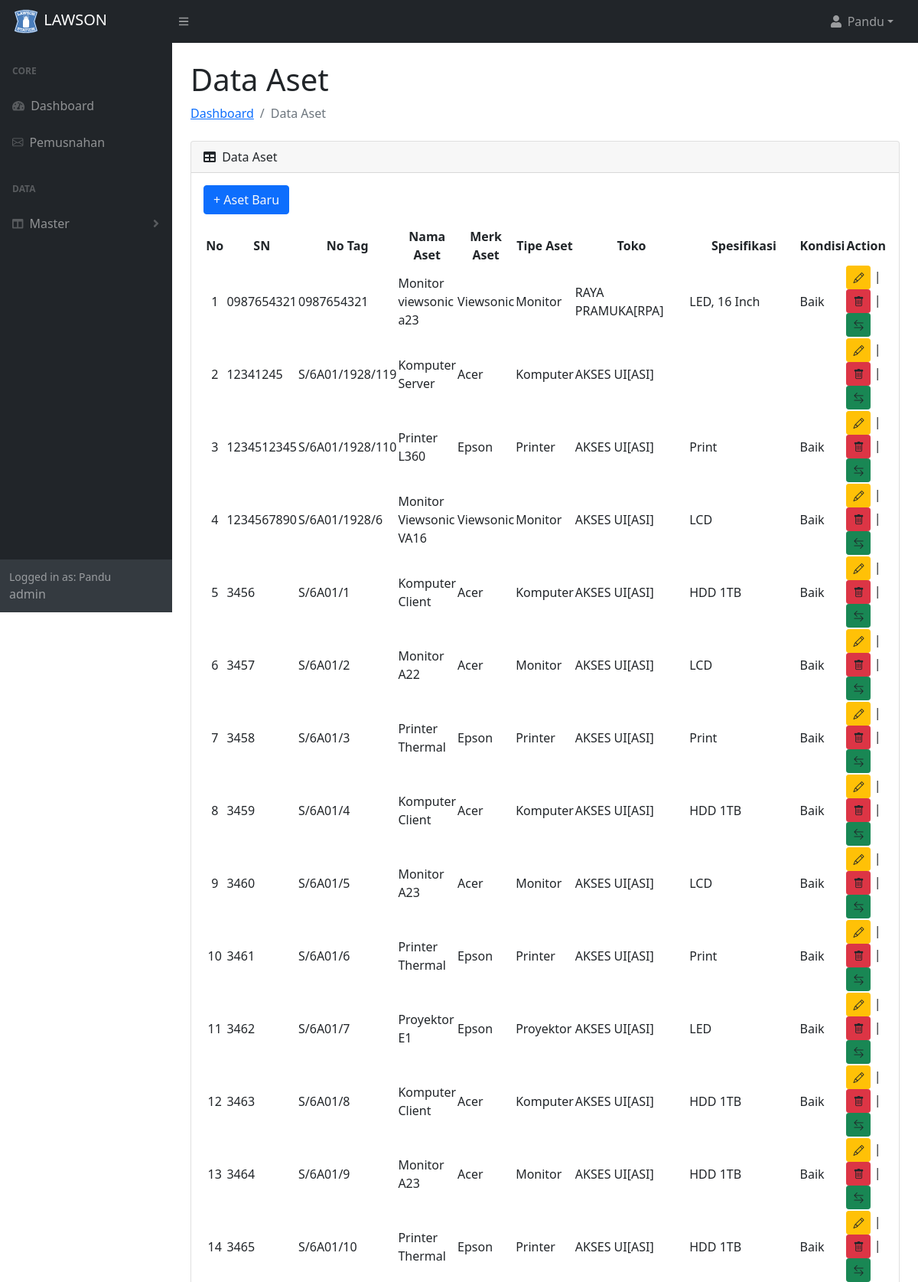
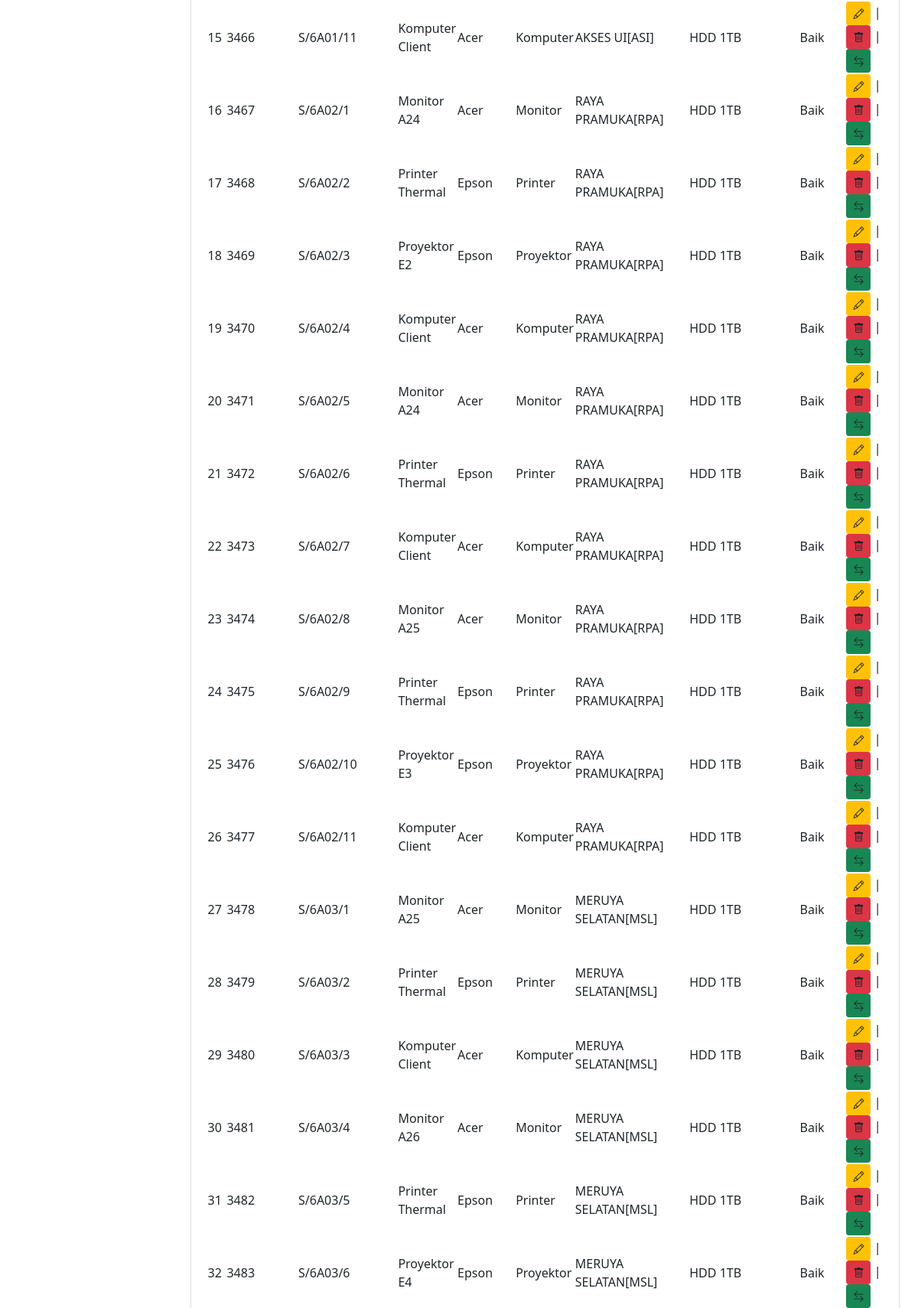
/aset.php (signed in, upper part), run on the app's committed database (2 pictures, top to bottom).
### tables this page shows
CREATE TABLE `karyawan` (
  `nip` varchar(10) NOT NULL,
  `nama_lengkap` char(100) NOT NULL,
  `jenis_kelamin` varchar(10) NOT NULL,
  `email` varchar(50) NOT NULL
);

CREATE TABLE `user` (
  `id_user` int(11) NOT NULL,
  `username` varchar(25) NOT NULL,
  `password` varchar(25) NOT NULL,
  `level` varchar(15) NOT NULL,
  `nip` varchar(10) NOT NULL
);

CREATE TABLE `aset` (
  `id_aset` int(11) NOT NULL,
  `serial_number` varchar(10) NOT NULL,
  `no_tag` varchar(15) NOT NULL,
  `nama_aset` char(50) NOT NULL,
  `id_tipe` int(3) NOT NULL,
  `merk_aset` char(25) NOT NULL,
  `spesifikasi` text NOT NULL,
  `kd_store` varchar(4) NOT NULL,
  `id_ruang` int(3) NOT NULL,
  `kondisi` char(15) NOT NULL,
  `harga` int(10) NOT NULL
);

CREATE TABLE `tipe` (
  `id_tipe` int(3) NOT NULL,
  `nama_tipe` varchar(50) NOT NULL
);

CREATE TABLE `store` (
  `KD_STORE` varchar(4) NOT NULL,
  `KD_REGION` char(3) NOT NULL,
  `KD_BRANCH` char(4) NOT NULL,
  `NAMA_STORE` varchar(50) NOT NULL,
  `ALIAS` char(4) NOT NULL,
  `ALAMAT1` varchar(50) NOT NULL,
  `ALAMAT2` varchar(50) NOT NULL,
  `ALAMAT3` varchar(20) NOT NULL,
  `KODE_POS` int(5) NOT NULL,
  `TELP` varchar(13) NOT NULL
);

### functions.php (called while the page is built, shortened)
<?php
$koneksi = mysqli_connect("localhost","root","","lawson");
function query($query){
    global $koneksi;
    $result = mysqli_query($koneksi, $query);
    $rows = [];
    while ($row = mysqli_fetch_assoc($result)){
        $rows[] = $row;
    }
    return $rows;
}
?>

### aset.php (the view, shortened to what this page needs)
<?php
$level = $_SESSION["level"];
$nip = $_SESSION["nip"];
require 'functions.php';
$aset = query("SELECT * from (aset inner join store on aset.kd_store = store.KD_STORE)
        inner join tipe on aset.id_tipe = tipe.id_tipe order by serial_number asc");
$karyawan = query("SELECT * from karyawan inner join user on karyawan.nip = user.nip where karyawan.nip = '$nip' ")[0];
?>
<!DOCTYPE html>
<html lang="en">
<head>
    <link rel="stylesheet" href="assets/css/bootstrap.min.css">
    <link rel="stylesheet" href="assets/css/hovergambar.css">
    <link rel="stylesheet" href="https://cdn.jsdelivr.net/npm/bootstrap-icons@1.5.0/font/bootstrap-icons.css">
    <link rel="stylesheet" href="https://ajax.googleapis.com/ajax/libs/jqueryui/1.12.1/themes/smoothness/jquery-ui.css">
    <link rel="stylesheet" href="assets/css/bootstrap.min.css">
    <link rel="stylesheet" href="assets/css/hovergambar.css">
    <link rel="stylesheet" href="https://cdn.jsdelivr.net/npm/bootstrap-icons@1.5.0/font/bootstrap-icons.css">
    <link href="https://cdn.jsdelivr.net/npm/simple-datatables@latest/dist/style.css" rel="stylesheet" />
    <link href="assets/css/styles.css" rel="stylesheet" />
</head>
<body class="sb-nav-fixed">
<?php
    include 'templates/navbar.php';
    include 'templates/sidebar.php';
?>
<div id="layoutSidenav_content">
    <main>
        <div class="container-fluid px-4">
        <h1 class="mt-4">Data Aset</h1>
            <ol class="breadcrumb mb-4">
                <li class="breadcrumb-item"><a href="index.php">Dashboard</a></li>
                <li class="breadcrumb-item active">Data Aset</li>
            </ol>
        <div class='card mb-4'>
            <div class='card-header'>
                <i class='fas fa-table me-1'></i>
                Data Aset
            </div>
            <div class='card-body'>
            <button class="btn btn-primary mb-3 d-print-none"> <a class="text-decoration-none text-light" href="tambah_aset.php"> + Aset Baru </a></button>
                <table id='datatablesSimple'>
                    <thead class="text-center align-middle">
                        <th class="text-center">No</th>
                        <th class="text-center">SN</th>
                        <th class="text-center">No Tag</th>
                        <th class="text-center">Nama Aset</th>
                        <th class="text-center">Merk Aset</th>
                        <th class="text-center"> Tipe Aset </th>
                        <th class="text-center">Toko</th>
                        <th class="text-center">Spesifikasi</th>
                        <th class="text-center">Kondisi</th>
                        <th class="text-center" class="d-print-none">Action</th>
                    </thead>
                    <tbody>
                    <?php $i = 1; ?>
                    <?php foreach($aset as $row):?>
                    <tr>
                        <td class="align-middle text-center"><?= $i ;?></td>
                        <td class="align-middle"><?= $row["serial_number"];?></td>
                        <td class="align-middle"><?= $row["no_tag"];?></td>
                        <td class="align-middle"><?= $row["nama_aset"];?></td>
                        <td class="align-middle"><?= $row["merk_aset"];?></td>
                        <td class="align-middle"><?= $row["nama_tipe"];?></td>
                        <td class="align-middle"><?= $row["NAMA_STORE"];?></td>
                        <td width="20%" class="align-middle"><?= $row["spesifikasi"];?></td>
                        <td class="align-middle"><?= $row["kondisi"];?></td>
                        <td width="150px" class="align-middle d-print-none">
                            <button class="btn btn-sm btn-warning"><a class="text-decoration-none text-dark" href="edit_aset.php?id_aset=<?= $row["id_aset"];?>"><i class="bi-pencil"></i> </a></button> |
                            <button class="btn btn-sm btn-danger"><a class="text-decoration-none text-dark" href="hapus_aset.php?id_aset=<?= $row["id_aset"];?>" onclick="return confirm('Yakin Hapus?')"><i class="bi-trash"></i> </a></button> |
                            <button class="btn btn-sm btn-success"><a class="text-decoration-none text-dark" href="mutasi_aset.php?id_aset=<?= $row["id_aset"];?>&serial_number=<?= $row["serial_number"];?>&no_tag=<?= $row["no_tag"];?> "><i class="bi bi-arrow-left-right"></i> </a></button>
                        </td>
                    </tr>
                    <?php $i++ ;?>
                    <?php endforeach;?>
                    </tbody>
                </table>
            </div>
        </div>
    </main>
</div>
</body>
</html>

### templates/navbar.php (shortened to what this page needs)
<nav class="sb-topnav navbar navbar-expand navbar-dark bg-dark d-print-none">
            <a class="navbar-brand ps-3" href="index.php"><img src="assets/gambar/logo.svg" alt="" width="36px"> LAWSON</a>
            <button class="btn btn-link btn-sm order-1 order-lg-0 me-4 me-lg-0" id="sidebarToggle" href="#!"><i class="fas fa-bars"></i></button>
            <ul class="navbar-nav ms-auto ms-md-0 me-3 me-lg-4">
                <li class="nav-item dropdown">
                    <a class="nav-link dropdown-toggle" id="navbarDropdown" href="#" role="button" data-bs-toggle="dropdown" aria-expanded="false"><i class="fas fa-user fa-fw"></i> <?= $karyawan["nama_lengkap"];?></a>
                </li>
            </ul>
        </nav>

### templates/sidebar.php (shortened to what this page needs)
<?php
$karyawan = query("SELECT * from karyawan inner join user on karyawan.nip = user.nip where karyawan.nip = '$nip' ")[0];
?>
<div id="layoutSidenav">
<div id="layoutSidenav_nav" class="d-print-none">
    <nav class="sb-sidenav accordion sb-sidenav-dark" id="sidenavAccordion">
        <div class="sb-sidenav-menu">
            <div class="nav">
                <div class="sb-sidenav-menu-heading">Core</div>
                <a class="nav-link" href="index.php">
                    <div class="sb-nav-link-icon"><i class="fas fa-tachometer-alt"></i></div>
                    Dashboard
                </a>
                <?php if ($level != 'support'):?>
                <a class="nav-link" href="pemusnahan.php">
                    <div class="sb-nav-link-icon"><i class="bi bi-envelope"></i></div>
                    Pemusnahan
                </a>
                <?php endif;?>
                <div class="sb-sidenav-menu-heading">Data</div>
                <a class="nav-link collapsed" href="#" data-bs-toggle="collapse" data-bs-target="#collapseLayouts" aria-expanded="false" aria-controls="collapseLayouts">
                    <div class="sb-nav-link-icon"><i class="fas fa-columns"></i></div>
                    Master
                    <div class="sb-sidenav-collapse-arrow"><i class="fas fa-angle-down"></i></div>
                </a>
                <div class="sb-sidenav-menu-heading"></div>
                <a class="nav-link" href="#">
                </a>
                <a class="nav-link" href="#">
                </a>
            </div>
        </div>
        <div class="sb-sidenav-footer">
            <div class="small">Logged in as: <?= $karyawan["nama_lengkap"];?></div>
            <?= $karyawan["level"];?>
        </div>
    </nav>
</div>

### data on the page
karyawan: nama_lengkap "Pandu", user.level "admin"
aset: serial_number "0987654321", no_tag "0987654321", nama_aset "Monitor viewsonic a23", merk_aset "Viewsonic", id_tipe.nama_tipe "Monitor", kd_store.NAMA_STORE "RAYA PRAMUKA[RPA]", spesifikasi "LED, 16 Inch", kondisi "Baik"
aset: serial_number "12341245", no_tag "S/6A01/1928/119", nama_aset "Komputer Server", merk_aset "Acer", id_tipe.nama_tipe "Komputer", store.NAMA_STORE "AKSES UI[ASI]"
aset: serial_number "1234512345", no_tag "S/6A01/1928/110", nama_aset "Printer L360", merk_aset "Epson", id_tipe.nama_tipe "Printer", kd_store.NAMA_STORE "AKSES UI[ASI]", spesifikasi "Print", kondisi "Baik"
aset: serial_number "1234567890", no_tag "S/6A01/1928/6", nama_aset "Monitor Viewsonic VA16", merk_aset "Viewsonic", id_tipe.nama_tipe "Monitor", kd_store.NAMA_STORE "AKSES UI[ASI]", spesifikasi "LCD", kondisi "Baik"
aset: serial_number "3456", no_tag "S/6A01/1", nama_aset "Komputer Client", merk_aset "Acer", id_tipe.nama_tipe "Komputer", kd_store.NAMA_STORE "AKSES UI[ASI]", spesifikasi "HDD 1TB", kondisi "Baik"
aset: serial_number "3457", no_tag "S/6A01/2", nama_aset "Monitor A22", merk_aset "Acer", id_tipe.nama_tipe "Monitor", kd_store.NAMA_STORE "AKSES UI[ASI]", spesifikasi "LCD", kondisi "Baik"
aset: serial_number "3458", no_tag "S/6A01/3", nama_aset "Printer Thermal", merk_aset "Epson", id_tipe.nama_tipe "Printer", kd_store.NAMA_STORE "AKSES UI[ASI]", spesifikasi "Print", kondisi "Baik"
aset: serial_number "3459", no_tag "S/6A01/4", nama_aset "Komputer Client", merk_aset "Acer", id_tipe.nama_tipe "Komputer", kd_store.NAMA_STORE "AKSES UI[ASI]", spesifikasi "HDD 1TB", kondisi "Baik"
aset: serial_number "3460", no_tag "S/6A01/5", nama_aset "Monitor A23", merk_aset "Acer", id_tipe.nama_tipe "Monitor", kd_store.NAMA_STORE "AKSES UI[ASI]", spesifikasi "LCD", kondisi "Baik"
aset: serial_number "3461", no_tag "S/6A01/6", nama_aset "Printer Thermal", merk_aset "Epson", id_tipe.nama_tipe "Printer", kd_store.NAMA_STORE "AKSES UI[ASI]", spesifikasi "Print", kondisi "Baik"
aset: serial_number "3462", no_tag "S/6A01/7", nama_aset "Proyektor E1", merk_aset "Epson", id_tipe.nama_tipe "Proyektor", kd_store.NAMA_STORE "AKSES UI[ASI]", spesifikasi "LED", kondisi "Baik"
aset: serial_number "3463", no_tag "S/6A01/8", nama_aset "Komputer Client", merk_aset "Acer", id_tipe.nama_tipe "Komputer", kd_store.NAMA_STORE "AKSES UI[ASI]", spesifikasi "HDD 1TB", kondisi "Baik"
aset: serial_number "3464", no_tag "S/6A01/9", nama_aset "Monitor A23", merk_aset "Acer", id_tipe.nama_tipe "Monitor", kd_store.NAMA_STORE "AKSES UI[ASI]", spesifikasi "HDD 1TB", kondisi "Baik"
aset: serial_number "3465", no_tag "S/6A01/10", nama_aset "Printer Thermal", merk_aset "Epson", id_tipe.nama_tipe "Printer", kd_store.NAMA_STORE "AKSES UI[ASI]", spesifikasi "HDD 1TB", kondisi "Baik"
aset: serial_number "3466", no_tag "S/6A01/11", nama_aset "Komputer Client", merk_aset "Acer", id_tipe.nama_tipe "Komputer", kd_store.NAMA_STORE "AKSES UI[ASI]", spesifikasi "HDD 1TB", kondisi "Baik"
aset: serial_number "3467", no_tag "S/6A02/1", nama_aset "Monitor A24", merk_aset "Acer", id_tipe.nama_tipe "Monitor", kd_store.NAMA_STORE "RAYA PRAMUKA[RPA]", spesifikasi "HDD 1TB", kondisi "Baik"
aset: serial_number "3468", no_tag "S/6A02/2", nama_aset "Printer Thermal", merk_aset "Epson", id_tipe.nama_tipe "Printer", kd_store.NAMA_STORE "RAYA PRAMUKA[RPA]", spesifikasi "HDD 1TB", kondisi "Baik"
aset: serial_number "3469", no_tag "S/6A02/3", nama_aset "Proyektor E2", merk_aset "Epson", id_tipe.nama_tipe "Proyektor", kd_store.NAMA_STORE "RAYA PRAMUKA[RPA]", spesifikasi "HDD 1TB", kondisi "Baik"
aset: serial_number "3470", no_tag "S/6A02/4", nama_aset "Komputer Client", merk_aset "Acer", id_tipe.nama_tipe "Komputer", kd_store.NAMA_STORE "RAYA PRAMUKA[RPA]", spesifikasi "HDD 1TB", kondisi "Baik"
aset: serial_number "3471", no_tag "S/6A02/5", nama_aset "Monitor A24", merk_aset "Acer", id_tipe.nama_tipe "Monitor", kd_store.NAMA_STORE "RAYA PRAMUKA[RPA]", spesifikasi "HDD 1TB", kondisi "Baik"
aset: serial_number "3472", no_tag "S/6A02/6", nama_aset "Printer Thermal", merk_aset "Epson", id_tipe.nama_tipe "Printer", kd_store.NAMA_STORE "RAYA PRAMUKA[RPA]", spesifikasi "HDD 1TB", kondisi "Baik"
aset: serial_number "3473", no_tag "S/6A02/7", nama_aset "Komputer Client", merk_aset "Acer", id_tipe.nama_tipe "Komputer", kd_store.NAMA_STORE "RAYA PRAMUKA[RPA]", spesifikasi "HDD 1TB", kondisi "Baik"
aset: serial_number "3474", no_tag "S/6A02/8", nama_aset "Monitor A25", merk_aset "Acer", id_tipe.nama_tipe "Monitor", kd_store.NAMA_STORE "RAYA PRAMUKA[RPA]", spesifikasi "HDD 1TB", kondisi "Baik"
aset: serial_number "3475", no_tag "S/6A02/9", nama_aset "Printer Thermal", merk_aset "Epson", id_tipe.nama_tipe "Printer", kd_store.NAMA_STORE "RAYA PRAMUKA[RPA]", spesifikasi "HDD 1TB", kondisi "Baik"
aset: serial_number "3476", no_tag "S/6A02/10", nama_aset "Proyektor E3", merk_aset "Epson", id_tipe.nama_tipe "Proyektor", kd_store.NAMA_STORE "RAYA PRAMUKA[RPA]", spesifikasi "HDD 1TB", kondisi "Baik"
aset: serial_number "3477", no_tag "S/6A02/11", nama_aset "Komputer Client", merk_aset "Acer", id_tipe.nama_tipe "Komputer", kd_store.NAMA_STORE "RAYA PRAMUKA[RPA]", spesifikasi "HDD 1TB", kondisi "Baik"
aset: serial_number "3478", no_tag "S/6A03/1", nama_aset "Monitor A25", merk_aset "Acer", id_tipe.nama_tipe "Monitor", kd_store.NAMA_STORE "MERUYA SELATAN[MSL]", spesifikasi "HDD 1TB", kondisi "Baik"
aset: serial_number "3479", no_tag "S/6A03/2", nama_aset "Printer Thermal", merk_aset "Epson", id_tipe.nama_tipe "Printer", kd_store.NAMA_STORE "MERUYA SELATAN[MSL]", spesifikasi "HDD 1TB", kondisi "Baik"
aset: serial_number "3480", no_tag "S/6A03/3", nama_aset "Komputer Client", merk_aset "Acer", id_tipe.nama_tipe "Komputer", kd_store.NAMA_STORE "MERUYA SELATAN[MSL]", spesifikasi "HDD 1TB", kondisi "Baik"
aset: serial_number "3481", no_tag "S/6A03/4", nama_aset "Monitor A26", merk_aset "Acer", id_tipe.nama_tipe "Monitor", kd_store.NAMA_STORE "MERUYA SELATAN[MSL]", spesifikasi "HDD 1TB", kondisi "Baik"
aset: serial_number "3482", no_tag "S/6A03/5", nama_aset "Printer Thermal", merk_aset "Epson", id_tipe.nama_tipe "Printer", kd_store.NAMA_STORE "MERUYA SELATAN[MSL]", spesifikasi "HDD 1TB", kondisi "Baik"
aset: serial_number "3483", no_tag "S/6A03/6", nama_aset "Proyektor E4", merk_aset "Epson", id_tipe.nama_tipe "Proyektor", kd_store.NAMA_STORE "MERUYA SELATAN[MSL]", spesifikasi "HDD 1TB", kondisi "Baik"
